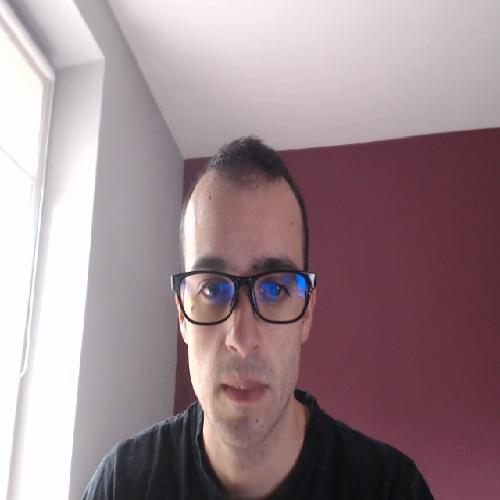
#> input picture Procesamiento imagenes/Laplaciano/BlurDetectionOpenvc/images/0.jpg, 500 x 500 px; its folder holds only this picture in this run
$ python blur_detector_image.py
#> lines starting #> are read from the running program, lines starting #| are printed output that depends on the picture; long printed decimals are rounded
import numpy as np
import argparse
import imutils
from imutils import paths
import cv2
import urllib
from urllib import request

# grab the dimensions of the image and use the dimensions to
# derive the center (x, y)-coordinates
# compute the FFT to find the frequency transform, then shift
# the zero frequency component (i.e., DC component located at
# the top-left corner) to the center where it will be more
# easy to analyze
# zero-out the center of the FFT shift (i.e., remove low
# frequencies), apply the inverse shift such that the DC
# component once again becomes the top-left, and then apply
# the inverse FFT
# compute the magnitude spectrum of the reconstructed image,
# then compute the mean of the magnitude values
# the image will be considered "blurry" if the mean value of the
# magnitudes is less than the threshold value

def detect_blur_fft(image, size=60, thresh=10):
    (h, w) = image.shape
    (cX, cY) = (int(w / 2.0), int(h / 2.0))
    fft = np.fft.fft2(image)
    fft_shift = np.fft.fftshift(fft)
    fft_shift[cY - size:cY + size, cX - size:cX + size] = 0
    fft_shift = np.fft.ifftshift(fft_shift)
    recon = np.fft.ifft2(fft_shift)
    magnitude = 20 * np.log(np.abs(recon))
    mean = np.mean(magnitude)
    return mean, mean <= thresh


# construct the argument parser and parse the arguments
ap = argparse.ArgumentParser()
ap.add_argument("-i", "--images", type=str,
                default="D:\Python\Procesamiento imagenes\Laplaciano\BlurDetectionOpenvc\images")
ap.add_argument("-t", "--thresh", type=int, default=20)
args = vars(ap.parse_args())

print("*********************CHECK IMAGE*************************************")
for imagePath in paths.list_images(args["images"]):
    orig = cv2.imread(imagePath)
#> orig is the input picture: shape (500, 500, 3); mean B, G, R 140.2, 135.1, 156.1
    orig = imutils.resize(orig, width=500)
    gray = cv2.cvtColor(orig, cv2.COLOR_BGR2GRAY)
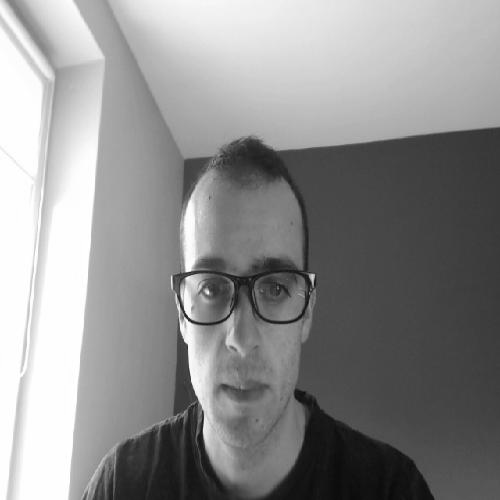
#> gray: shape (500, 500); min 9, max 255, mean 142
    (mean, blurry) = detect_blur_fft(gray, size=60, thresh=args["thresh"])
#> in detect_blur_fft, `magnitude = 20 * np.log(np.abs(recon))`:
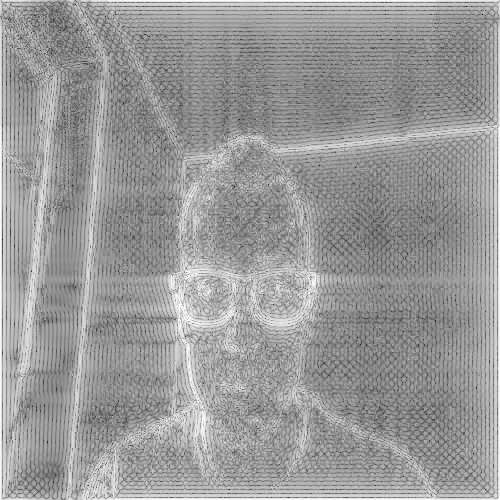
#> magnitude: shape (500, 500) float64; min -108.3, max 90.82, mean 12; drawn with min black and max white
#> in detect_blur_fft, `mean = np.mean(magnitude)`: mean = 12.03
#> mean = 12.03; blurry = True
    print("[INFO] Imagen:", imagePath, " => MVM-FFT: ", mean, " => ", ("Blurry" if blurry else "Not Blurry "))
#| [INFO] Imagen: Procesamiento imagenes/Laplaciano/BlurDetectionOpenvc/images/0.jpg  => MVM-FFT:  12.027  =>  Blurry
print("*********************************************************************")

$ run again, on Procesamiento imagenes/Laplaciano/BlurDetectionOpenvc/images/3.jpg
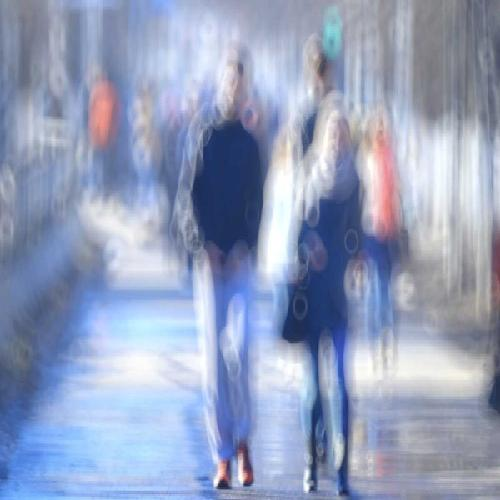
#> input picture Procesamiento imagenes/Laplaciano/BlurDetectionOpenvc/images/3.jpg, 500 x 500 px
#> orig is the input picture: shape (500, 500, 3); mean B, G, R 189.3, 160.2, 148.3
#> `gray = cv2.cvtColor(orig, cv2.COLOR_BGR2GRAY)`:
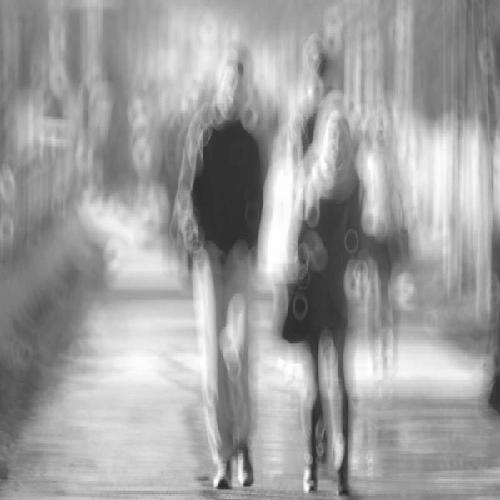
#> gray: shape (500, 500); min 32, max 255, mean 160
#> in detect_blur_fft, `magnitude = 20 * np.log(np.abs(recon))`:
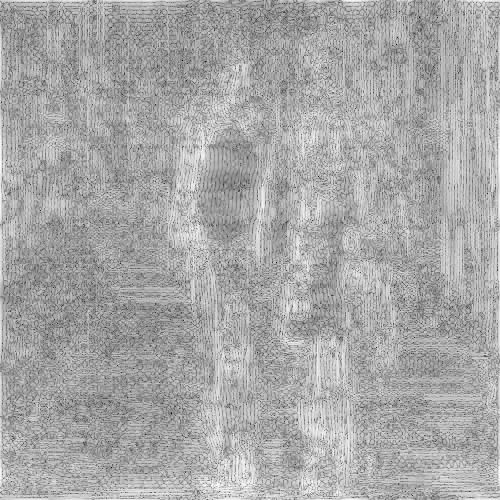
#> magnitude: shape (500, 500) float64; min -126.4, max 77.42, mean 8; drawn with min black and max white
#> in detect_blur_fft, `mean = np.mean(magnitude)`: mean = 8.02
#> `(mean, blurry) = detect_blur_fft(gray, size=60, thresh=args["thresh"])`: blurry = True
#| [INFO] Imagen: Procesamiento imagenes/Laplaciano/BlurDetectionOpenvc/images/3.jpg  => MVM-FFT:  8.020  =>  Blurry
